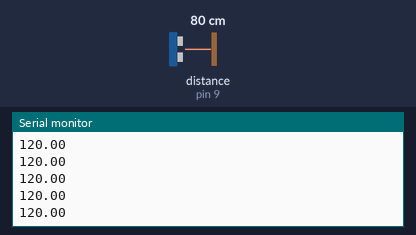
A sketch run on a simulated Arduino Uno, built with avr-gcc and run on an emulated ATmega328P. Shown: the last lines printed to the serial monitor. Wiring (inferred from the names in the program): ultrasonic range finder: trigger pin 8; echo pin 9. Inputs (shaded band) come from the test bench; at power-on: distance to the obstacle (sensor on pin 9) 80 cm. The echo pulse lasts 58.3 µs per cm.

Above: at 1.2 s.
1.3 s: distance to the obstacle (sensor on pin 9) set to 2 cm
At 2.1 s:
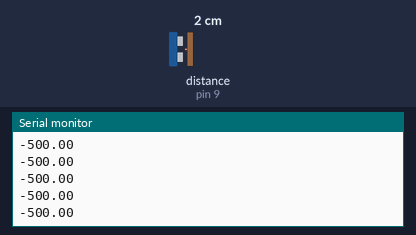
2.8 s: distance to the obstacle (sensor on pin 9) set to 4 cm
At 3.3 s:
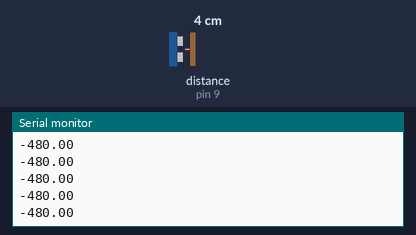
Timing chart, 0 to 5.8 s (numbered marks = the images above; inputs shaded):
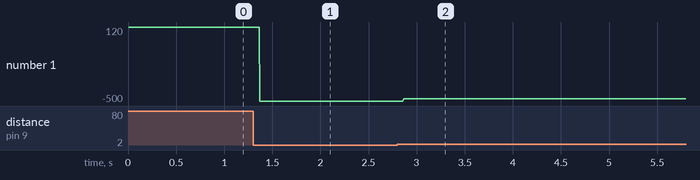

Measured:
- after the input at 1.3 s, the serial monitor: prints a new line after 0.07 s (image 1)
- after the input at 2.8 s, the serial monitor: prints a new line after 0.07 s (image 2)
- plotted number 1: 120 → -500 after the input at 1.3 s, -500 → -480 after the input at 2.8 s

The sketch:

wavesArduino2.ino
```cpp
/*
SparkFun Inventor’s Kit
Circuit 3B-Distance Sensor

Control the color of an RGB LED using an ultrasonic distance sensor.

This sketch was written by SparkFun Electronics, with lots of help from the Arduino community.
This code is completely free for any use.

View circuit diagram and instructions at: https://learn.sparkfun.com/tutorials/sparkfun-inventors-kit-experiment-guide---v40
Download drawings and code at: https://github.com/sparkfun/SIK-Guide-Code
*/

const int trigPin = 8;           //connects to the echo pin on the distance sensor
const int echoPin = 9;           //connects to the trigger pin on the distance sensor


float distance = 0;               //stores the distance measured by the distance sensor

void setup()
{
  Serial.begin (9600);        //set up a serial connection with the computer

  pinMode(trigPin, OUTPUT);   //the trigger pin will output pulses of electricity
  pinMode(echoPin, INPUT);    //the echo pin will measure the duration of pulses coming back from the distance sensor


}

void loop() {
  distance = getDistance();   //variable to store the distance measured by the sensor
  distance = map((int)distance, 0, 50, -500, 500);
  Serial.println(distance);     //print the distance that was measured
}

float getDistance()
{
  float echoTime;                   //variable to store the time it takes for a ping to bounce off an object
  float calcualtedDistance;         //variable to store the distance calculated from the echo time

  //send out an ultrasonic pulse that's 10ms long
  digitalWrite(trigPin, HIGH);
  delayMicroseconds(10);
  digitalWrite(trigPin, LOW);

  echoTime = pulseIn(echoPin, HIGH);      //use the pulsein command to see how long it takes for the
                                          //pulse to bounce back to the sensor

  calcualtedDistance = echoTime / 148.0;  //calculate the distance of the object that reflected the pulse (half the bounce time multiplied by the speed of sound)

  return calcualtedDistance;              //send back the distance that was calculated
}
```
